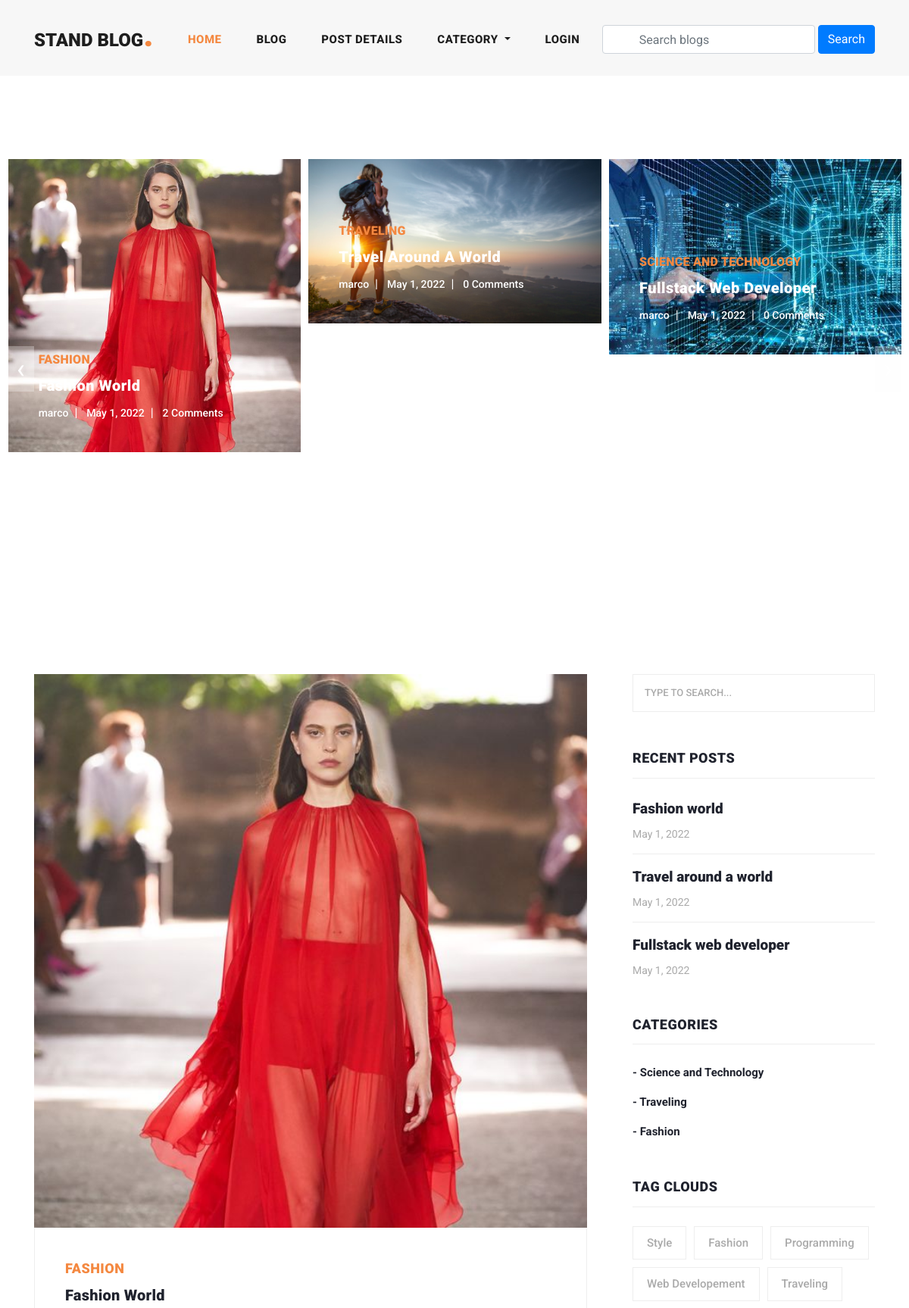
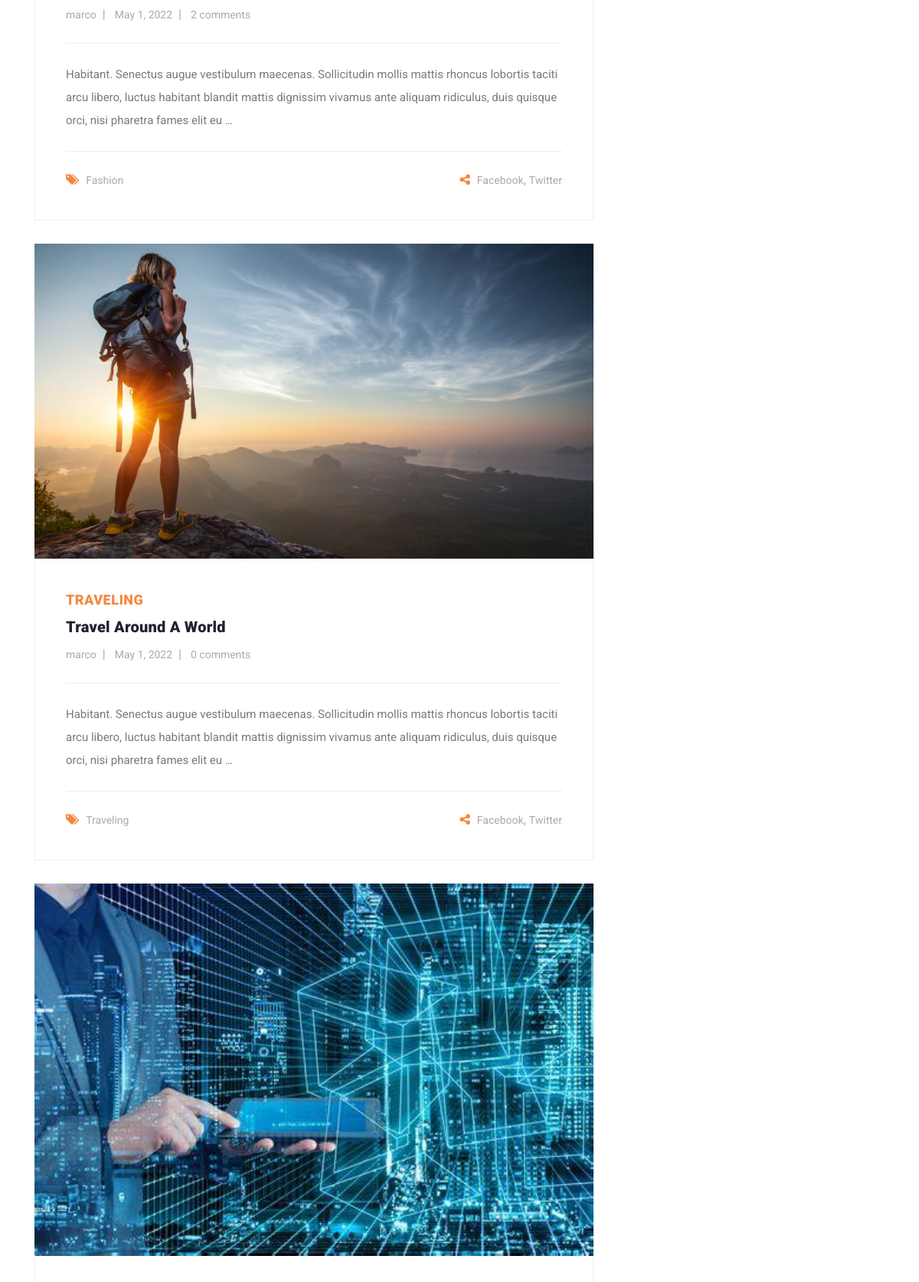
The page / (upper part) on the database its author committed (2 pictures, top to bottom).
### blog/models.py (models this page shows, shortened)
class Blog(models.Model):
    user = models.ForeignKey(
        User,
        related_name='user_blogs',
        on_delete=models.CASCADE
    )
    category = models.ForeignKey(
        Category,
        related_name='category_blogs',
        on_delete=models.CASCADE
    )
    tags = models.ManyToManyField(
        Tag,
        related_name='tag_blogs',
        blank=True
    )
    likes = models.ManyToManyField(
            User,
            related_name='user_likes',
            blank=True
        )
    title = models.CharField(
        max_length=250
    )
    slug = models.SlugField(null = True, blank=True)
    banner = models.ImageField(upload_to = 'blog_banners')
    description = models.TextField()
    created_date = models.DateField(auto_now_add=True)

class Category(models.Model):
    title = models.CharField(max_length=150)
    slug = models.SlugField(null=True, blank=True)
    created_date = models.DateField(auto_now_add=True)
    def __str__(self) -> str:
        return self.title

class Tag(models.Model):
    title = models.CharField(max_length=150)
    slug = models.SlugField(null=True, blank=True)
    created_date = models.DateField(auto_now_add = True)

### user_profile/models.py (models this page shows, shortened)
class User(AbstractUser):
    email = models.EmailField(
        max_length=100,
        unique=True,
        error_messages={
            "unique": "The email must be unique"
        }
    )
    profile_image = models.ImageField(
        null = True,
        blank=True,
        upload_to='profile_images'
    )
    REQUIRE_FIELDS = ['email']
    object = CustomUserManager

### blog/views.py (the view)
# urls.py: path('', home, name='home'),
def home(request):
    blogs = Blog.objects.order_by('-created_date')
    tags = Tag.objects.order_by('-created_date')
    context = {
        'blogs': blogs,
        'tags': tags,
    }
    return render(request, 'home.html', context)

### blog/context_processors.py (called while the page is built)
def get_all_categories(request):
    categories = Category.objects.all()
    context = {
        "categories": categories,
    }
    return context

### templates/home.html (shortened to what this page needs)
{% extends 'base.html' %}
{% load static %}
{% block content %}
{% include 'banner.html' %}
<section class="blog-posts">
    <div class="container">
      <div class="row">
        <div class="col-lg-8">
          <div class="all-blog-posts">
            <div class="row">
              {% for blog in blogs|slice:"3" %}
              <div class="col-lg-12">
                <div class="blog-post">
                  <div class="blog-thumb">
                    <img src="{{blog.banner.url}}" alt="">
                  </div>
                  <div class="down-content">
                    <span>{{blog.category}}</span>
                    <a href="#"><h4>{{blog.title}}</h4></a>
                    <ul class="post-info">
                      <li><a href="#">{{blog.user.username}}</a></li>
                      <li><a href="#">{{blog.created_date}}</a></li>
                      <li><a href="#">{{blog.blog_comments.all.count}} comments</a></li>
                    </ul>
                    <p>{{blog.description|truncatewords:30}}</p>
                    <div class="post-options">
                      <div class="row">
                        <div class="col-6">
                          <ul class="post-tags">
                            <li><i class="fa fa-tags"></i></li>
                            {% if blog.tags.all.count > 0 %}
                            {% for tag in blog.tags.all %}
                            <li><a href="#">{{tag.title}}</a></li>
                            {% endfor %}
                            {% else %}
                            None
                            {% endif %}
                          </ul>
                        </div>
                        <div class="col-6">
                          <ul class="post-share">
                            <li><i class="fa fa-share-alt"></i></li>
                            <li><a href="#">Facebook</a>,</li>
                            <li><a href="#"> Twitter</a></li>
                          </ul>
                        </div>
                      </div>
                    </div>
                  </div>
                </div>
              </div>
              {% endfor %}
            </div>
          </div>
        </div>
            {% include 'sidebar.html' %}
        </div>
      </div>
</section>
{% endblock content %}

### templates/banner.html
{% load static %}
<div class="main-banner header-text">
    <div class="container-fluid">
      <div class="owl-banner owl-carousel">
        {% for blog in blogs|slice:"8" %}
        <div class="item">
          <img src="{{blog.banner.url}}" alt="">
          <div class="item-content">
            <div class="main-content">
              <div class="meta-category">
                <span>{{blog.category}}</span>
              </div>
              <a href="#"><h4>{{blog.title}}</h4></a>
              <ul class="post-info">
                <li><a href="#">{{blog.user.username}}</a></li>
                <li><a href="#">{{blog.created_date}}</a></li>
                <li><a href="#">{{blog.blog_comments.all.count}} Comments</a></li>
              </ul>
            </div>
          </div>
        </div>
        {% endfor %}
      </div>
    </div>
</div>

### templates/sidebar.html
<div class="col-lg-4">
    <div class="sidebar">
      <div class="row">
        <div class="col-lg-12">
          <div class="sidebar-item search">
            <form id="search_form" name="gs" method="GET" action="#">
              <input type="text" name="q" class="searchText" placeholder="type to search..." autocomplete="on">
            </form>
          </div>
        </div>
        <div class="col-lg-12">
          <div class="sidebar-item recent-posts">
            <div class="sidebar-heading">
              <h2>Recent Posts</h2>
            </div>
            <div class="content">
              <ul>
                {% for blog in blogs|slice:"3" %}
                <li><a href="post-details.html">
                  <h5>{{blog.title}}</h5>
                  <span>{{blog.created_date}}</span>
                </a></li>
                {% endfor %}
              </ul>
            </div>
          </div>
        </div>
        <div class="col-lg-12">
          <div class="sidebar-item categories">
            <div class="sidebar-heading">
              <h2>Categories</h2>
            </div>
            <div class="content">
              <ul>
                {% for category in categories %}
                <li><a href="{% url 'category_blogs' category.slug %}">- {{category.title}}</a></li>
                {% endfor %}
              </ul>
            </div>
          </div>
        </div>
        <div class="col-lg-12">
          <div class="sidebar-item tags">
            <div class="sidebar-heading">
              <h2>Tag Clouds</h2>
            </div>
            <div class="content">
              <ul>
                {% for tag in tags %}
                <li><a href="{% url 'tag_blogs' tag.slug %}">{{tag.title}}</a></li>
                {% endfor %}
              </ul>
            </div>
          </div>
        </div>
      </div>
    </div>
</div>

### rows shown on the page
Blog: banner (picture), category "FASHION", title "Fashion World", user.username "marco", created_date "May 1, 2022", blog_comments.all.count "2", description "Habitant. Senectus augue vestibulum maecenas. Sollicitudin mollis mattis rhoncus lobortis taciti arcu libero, luctus habitant blandit mattis dignissim vivamus ante aliquam ridiculus, duis quisque orci, nisi pharetra fames elit eu …", title "Fashion world"
Blog: banner (picture), category "TRAVELING", title "Travel Around A World", user.username "marco", created_date "May 1, 2022", blog_comments.all.count "0", description "Habitant. Senectus augue vestibulum maecenas. Sollicitudin mollis mattis rhoncus lobortis taciti arcu libero, luctus habitant blandit mattis dignissim vivamus ante aliquam ridiculus, duis quisque orci, nisi pharetra fames elit eu …", title "Travel around a world"
Blog: banner (picture), category "SCIENCE AND TECHNOLOGY", title "Fullstack Web Developer", user.username "marco", created_date "May 1, 2022", blog_comments.all.count "0", title "Fullstack web developer"
Tag: title "Fashion"
Tag: title "Traveling"
Category: title "Science and Technology"
Category: title "Traveling"
Category: title "Fashion"
Tag: title "Style"
Tag: title "Programming"
Tag: title "Web Developement"
